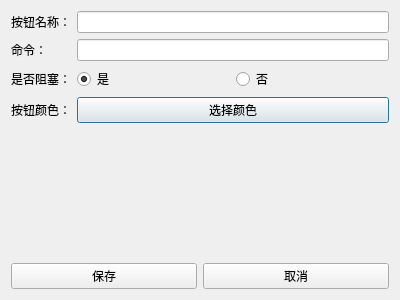
<?xml version="1.0" encoding="UTF-8"?>
<ui version="4.0">
    <class>AddCommandDialog</class>
    <widget class="QDialog" name="AddCommandDialog">
        <property name="geometry">
            <rect>
                <x>0</x>
                <y>0</y>
                <width>400</width>
                <height>300</height>
            </rect>
        </property>
        <property name="windowTitle">
            <string>添加命令</string>
        </property>
        <layout class="QVBoxLayout" name="verticalLayout">
            <item>
                <layout class="QFormLayout" name="formLayout">
                    <item row="0" column="0">
                        <widget class="QLabel" name="label">
                            <property name="text">
                                <string>按钮名称：</string>
                            </property>
                        </widget>
                    </item>
                    <item row="0" column="1">
                        <widget class="QLineEdit" name="diag_input_btn_name"/>
                    </item>
                    <item row="1" column="0">
                        <widget class="QLabel" name="label_2">
                            <property name="text">
                                <string>命令：</string>
                            </property>
                        </widget>
                    </item>
                    <item row="1" column="1">
                        <widget class="QLineEdit" name="diag_input_adb"/>
                    </item>
                    <item row="2" column="0">
                        <widget class="QLabel" name="label_3">
                            <property name="text">
                                <string>是否阻塞：</string>
                            </property>
                        </widget>
                    </item>
                    <item row="2" column="1">
                        <layout class="QHBoxLayout" name="horizontalLayout">
                            <item>
                                <widget class="QRadioButton" name="radio_block_yes">
                                    <property name="text">
                                        <string>是</string>
                                    </property>
                                    <property name="checked">
                                        <bool>true</bool>
                                    </property>
                                </widget>
                            </item>
                            <item>
                                <widget class="QRadioButton" name="radio_block_no">
                                    <property name="text">
                                        <string>否</string>
                                    </property>
                                </widget>
                            </item>
                        </layout>
                    </item>
                    <item row="3" column="0">
                        <widget class="QLabel" name="label_4">
                            <property name="text">
                                <string>按钮颜色：</string>
                            </property>
                        </widget>
                    </item>
                    <item row="3" column="1">
                        <widget class="QPushButton" name="btn_choose_color">
                            <property name="text">
                                <string>选择颜色</string>
                            </property>
                        </widget>
                    </item>
                </layout>
            </item>
            <item>
                <layout class="QHBoxLayout" name="horizontalLayout_2">
                    <item>
                        <widget class="QPushButton" name="btn_save_cmd">
                            <property name="text">
                                <string>保存</string>
                            </property>
                        </widget>
                    </item>
                    <item>
                        <widget class="QPushButton" name="btn_cancel_cmd">
                            <property name="text">
                                <string>取消</string>
                            </property>
                        </widget>
                    </item>
                </layout>
            </item>
        </layout>
    </widget>
    <resources/>
    <connections/>
</ui> 
